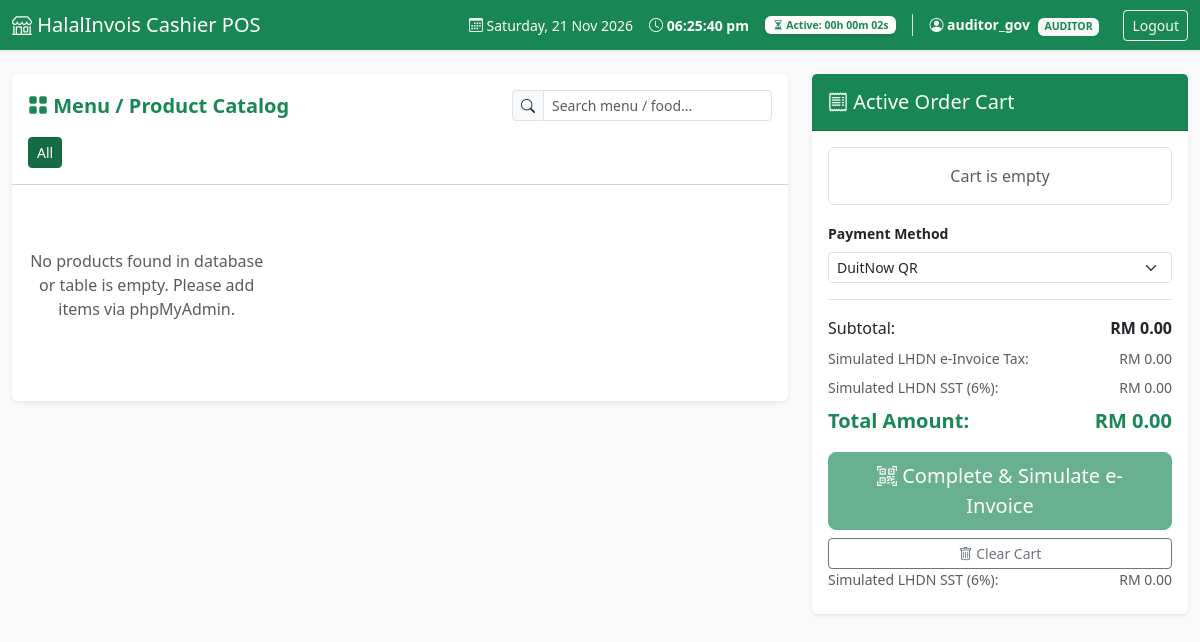
The page /pos.php (signed in) on the database as committed earlier.
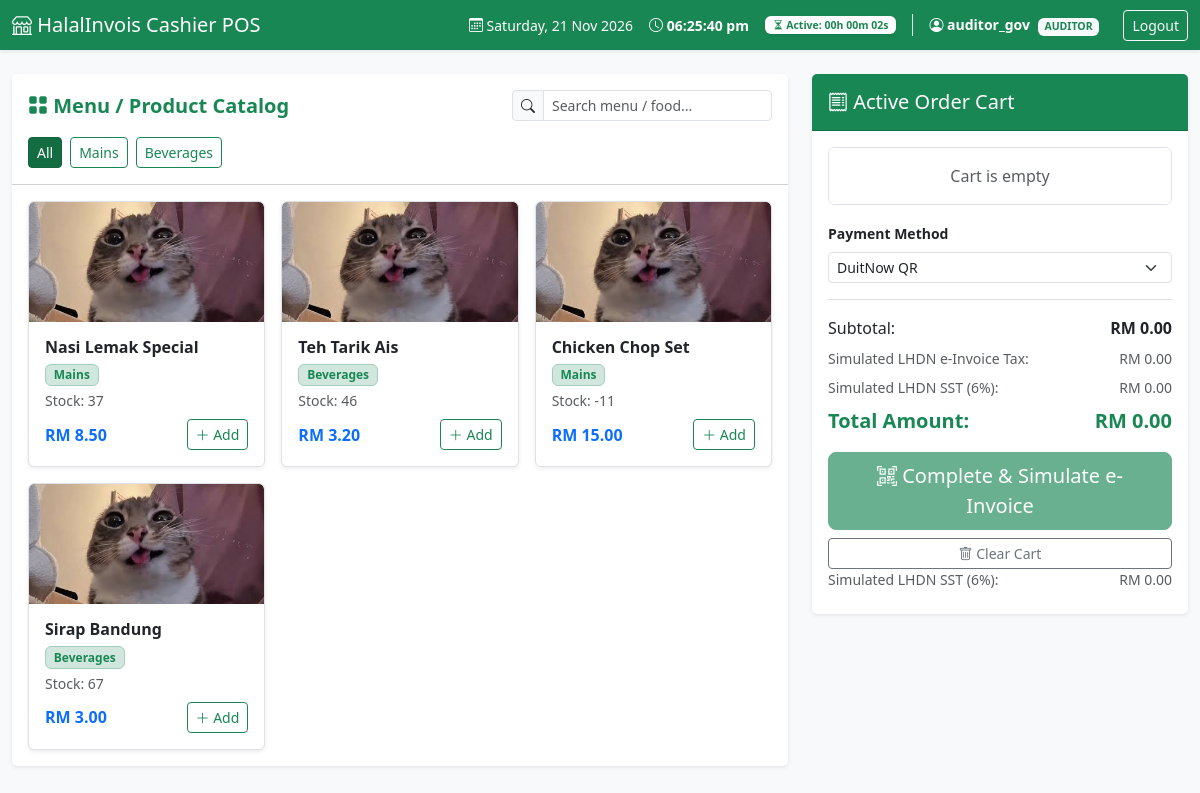
The same page on the database as committed later.
### tables this page shows
CREATE TABLE `products` (
  `product_id` int(11) NOT NULL,
  `product_name` varchar(100) NOT NULL,
  `category` varchar(50) NOT NULL,
  `price` decimal(10,2) NOT NULL,
  `stock_quantity` int(11) NOT NULL DEFAULT 0,
  `status` enum('available','unavailable') NOT NULL DEFAULT 'available',
  `image` varchar(255) DEFAULT 'assets/img/default-food.png'
);

### pos.php (called while the page is built, shortened)
<?php
$username = $_SESSION['username'] ?? 'Cashier';
$user_role = $_SESSION['role'] ?? 'cashier';
require_once __DIR__ . '/config/db.php';
require_once __DIR__ . '/includes/functions.php';
$products = getAvailableProducts($pdo);
require_once __DIR__ . '/views/pos_views.php';

### includes/functions.php (called while the page is built, shortened)
<?php
function getAvailableProducts(PDO $pdo): array {
    try {
        $stmt = $pdo->prepare("SELECT product_id, product_name, category, price, stock_quantity FROM products WHERE status = 'available'");
        $stmt->execute();
        return $stmt->fetchAll(PDO::FETCH_ASSOC);
    } catch (PDOException $e) {
        return [];
    }
}

### views/pos_views.php (the view, shortened to what this page needs)
<?php
    $username        = $username        ?? 'Cashier';
    $user_role       = $user_role       ?? 'cashier';
    $products        = $products        ?? [];
?>
<!DOCTYPE html>
<html lang="en">
<head>
    <link href="https://cdn.jsdelivr.net/npm/bootstrap@5.3.0/dist/css/bootstrap.min.css" rel="stylesheet">
    <link href="https://cdn.jsdelivr.net/npm/bootstrap-icons@1.10.5/font/bootstrap-icons.css" rel="stylesheet">
</head>
<body class="bg-light">
    <nav class="navbar navbar-expand-lg navbar-dark bg-success shadow-sm">
        <div class="container-fluid">
            <span class="navbar-brand mb-0 h1">
                <i class="bi bi-shop"></i> HalalInvois Cashier POS
            </span>
            <div class="d-flex align-items-center gap-3 text-white small flex-wrap">
                <div>
                    <i class="bi bi-calendar3"></i> <span id="live-day-date">--</span>
                </div>
                <div>
                    <i class="bi bi-clock"></i> <span id="live-clock" class="fw-bold">--:--:--</span>
                </div>
                <div class="badge bg-white text-success px-2 py-1 shadow-sm">
                    <i class="bi bi-hourglass-split"></i> Active: <span id="live-session-duration">00h 00m 00s</span>
                </div>
                <div class="border-start ps-3">
                    <i class="bi bi-person-circle"></i> <strong><?= htmlspecialchars($username); ?></strong>
                    <span class="badge bg-light text-success ms-1 text-uppercase"><?= htmlspecialchars($user_role); ?></span>
                </div>
                <a href="login.php?logout=1" class="btn btn-sm btn-outline-light ms-2">Logout</a>
            </div>
        </div>
    </nav>
    <div class="container-fluid py-4">
        <div class="row g-4">
            <div class="col-lg-8">
                <div class="card shadow-sm border-0">
                    <div class="card-header bg-white py-3">
                        <div class="d-flex flex-wrap justify-content-between align-items-center gap-2 mb-3">
                            <h5 class="mb-0 text-success fw-bold">
                                <i class="bi bi-grid-fill"></i> Menu / Product Catalog
                            </h5>
                            <div class="input-group input-group-sm" style="max-width: 260px;">
                                <span class="input-group-text bg-light"><i class="bi bi-search"></i></span>
                                <input type="text" id="search-input" class="form-control" placeholder="Search menu / food..." onkeyup="filterProducts()">
                            </div>
                        </div>
                        <div class="d-flex flex-wrap gap-2" id="category-filters">
                            <button type="button" class="btn btn-sm btn-success category-btn active" onclick="setCategory('all', this)">All</button>
                            <?php
                                $categories = array_unique(array_column($products, 'category'));
                                foreach ($categories as $cat):
                            ?>
                                <button type="button" class="btn btn-sm btn-outline-success category-btn" onclick="setCategory('<?= htmlspecialchars($cat); ?>', this)">
                                    <?= htmlspecialchars($cat); ?>
                                </button>
                            <?php endforeach; ?>
                        </div>
                    </div>
                    <div class="card-body">
                        <div class="row row-cols-1 row-cols-md-3 g-3">
                            <?php if (!empty($products)): ?>
                                <?php foreach ($products as $row):
                                    $product_img = !empty($row['image']) ? $row['image'] : 'assets/default-food.jpeg';
                                ?>
                                <div class="col product-item" data-category="<?= htmlspecialchars(strtolower($row['category'])); ?>" data-name="<?= htmlspecialchars(strtolower($row['product_name'])); ?>">
                                    <div class="card h-100 border shadow-sm product-card"
                                        style="cursor: pointer; overflow: hidden;"
                                        onclick="addToCart(<?= $row['product_id']; ?>, '<?= addslashes($row['product_name']); ?>', <?= $row['price']; ?>, <?= $row['stock_quantity']; ?>)">
                                        <img src="<?= htmlspecialchars($product_img); ?>" class="card-img-top" alt="<?= htmlspecialchars($row['product_name']); ?>" style="height: 120px; object-fit: cover;">
                                        <div class="card-body d-flex flex-column justify-content-between p-3">
                                            <div>
                                                <h6 class="card-title fw-bold text-dark mb-1"><?= htmlspecialchars($row['product_name']); ?></h6>
                                                <span class="badge bg-success-subtle text-success border border-success-subtle mb-1"><?= htmlspecialchars($row['category']); ?></span>
                                                <div class="text-muted small">Stock: <?= $row['stock_quantity']; ?></div>
                                            </div>
                                            <div class="d-flex justify-content-between align-items-center mt-2">
                                                <span class="text-primary fw-bold">RM <?= number_format($row['price'], 2); ?></span>
                                                <button type="button" class="btn btn-sm btn-outline-success"><i class="bi bi-plus-lg"></i> Add</button>
                                            </div>
                                        </div>
                                    </div>
                                </div>
                                <?php endforeach; ?>
                            <?php else: ?>
                                <div class="col-12 text-center py-5">
                                    <p class="text-muted">No products found in database or table is empty. Please add items via phpMyAdmin.</p>
                                </div>
                            <?php endif; ?>
                        </div>
                    </div>
                </div>
            </div>
            <div class="col-lg-4">
                <div class="card shadow-sm border-0 sticky-top" style="top: 20px;">
                    <div class="card-header bg-success text-white py-3">
                        <h5 class="mb-0"><i class="bi bi-receipt"></i> Active Order Cart</h5>
                    </div>
                    <div class="card-body">
                        <form id="checkout-form" method="POST">
                            <ul class="list-group mb-3" id="cart-list" style="max-height: 250px; overflow-y: auto;">
                                <li class="list-group-item text-center text-muted py-3">Cart is empty</li>
                            </ul>
                            <div class="mb-3">
                                <label class="form-label fw-bold small">Payment Method</label>
                                <select class="form-select form-select-sm" name="payment_method" id="payment_method" onchange="togglePaymentMethod()">
                                    <option value="duitnow_qr" selected>DuitNow QR</option>
                                </select>
                            </div>
                            <div class="border-top pt-3">
                                <div class="d-flex justify-content-between mb-2">
                                    <span>Subtotal:</span>
                                    <strong id="summary-subtotal">RM 0.00</strong>
                                </div>
                                <div class="d-flex justify-content-between mb-2 text-muted small">
                                    <span>Simulated LHDN e-Invoice Tax:</span>
                                    <span>RM 0.00</span>
                                </div>
                                <div class="d-flex justify-content-between mb-2 text-muted small">
                                    <span>Simulated LHDN SST (6%):</span>
                                    <span id="summary-sst">RM 0.00</span>
                                </div>
                                <div class="d-flex justify-content-between mb-3 fs-5 text-success fw-bold">
                                    <span>Total Amount:</span>
                                    <span id="summary-total">RM 0.00</span>
                                </div>
                                <div class="d-grid gap-2">
                                    <button type="submit" name="checkout" class="btn btn-success btn-lg" id="checkout-btn" disabled>
                                        <i class="bi bi-qr-code-scan"></i> Complete & Simulate e-Invoice
                                    </button>
                                    <button type="button" class="btn btn-outline-secondary btn-sm" onclick="clearCart()">
                                        <i class="bi bi-trash"></i> Clear Cart
                                    </button>
                                </div>
                                <div class="d-flex justify-content-between mb-2 text-muted small">
                                    <span>Simulated LHDN SST (6%):</span>
                                    <span id="summary-sst">RM 0.00</span>
                                </div>
                            </div>
                        </form>
                    </div>
                </div>
            </div>
        </div>
    </div>
</body>
</html>

Rows that differ between the two databases and show on the page:
added products: product_name "Nasi Lemak Special", category "Mains", stock_quantity "37", price "8.50"
added products: product_name "Teh Tarik Ais", category "Beverages", stock_quantity "46", price "3.20"
added products: product_name "Chicken Chop Set", category "Mains", stock_quantity "-11", price "15.00"
added products: product_name "Sirap Bandung", category "Beverages", stock_quantity "67", price "3.00"
Other text that changed with them:
new list line: "Mains"
new list line: "Beverages"
text no longer shown: "No products found in database or table is empty. Please add items via phpMyAdmin."
